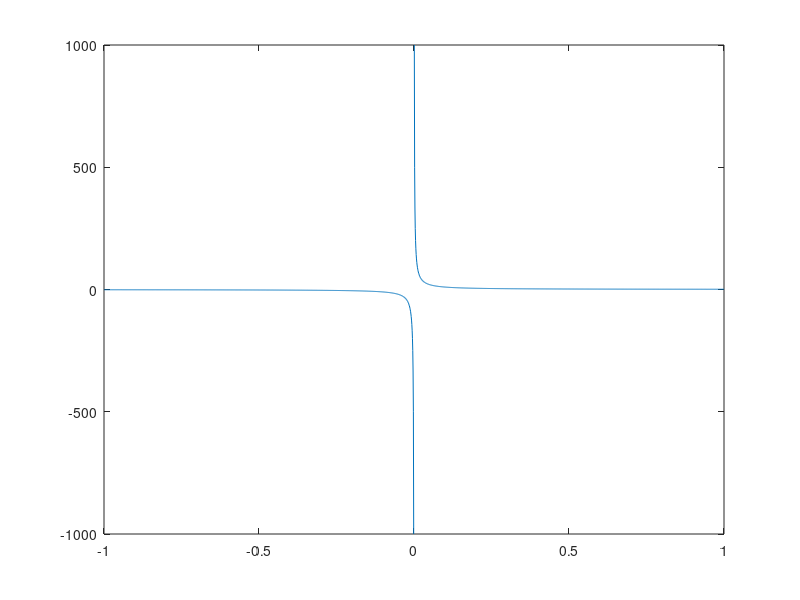

Source code (MATLAB):
%% Linjära

x = linspace(-2,2);
a1 = 2.7;
a2 = -0.3;
a3 = 10;
y1 = a1 .* x + 1;
y2 = a2 .* x + 0;
y3 = a3 .* x + 0.2;

plot(x,y1,x,y2,x,y3);

%% Kvadratisk

x = linspace(-2,2);
a1 = 2.7;
a2 = -0.3;
a3 = 10;
y1 = a1 .* x .* x + 1;
y2 = a2 .* x .* x + 0;
y3 = a3 .* x .* x + 0.2;

plot(x,y1,x,y2,x,y3);

%% Monom

x = linspace(-2,2);
monom = @(x, m) x.^m;

y1 = monom(x, 2);
y2 = monom(x, 4);
y3 = monom(x, 5);

plot(x,y1,x,y2,x,y3);
axis([-2,2,-1,1]);

%% Rationella
x = linspace(-2,2);

y1 = sqrt(x);
y2 = sqrt(x + 3);
y3 = 2 -sqrt(x);

plot(x,y1,x,y2,x,y3);

%% Impuls

x = linspace(-6*pi, 6*pi);

y = sin(x) ./ x;

plot(x,y);

%% 1/x

x = linspace(-1,1, 1000);
x = -1:0.001:1;

y = 1 ./ x;

plot(x,y);

